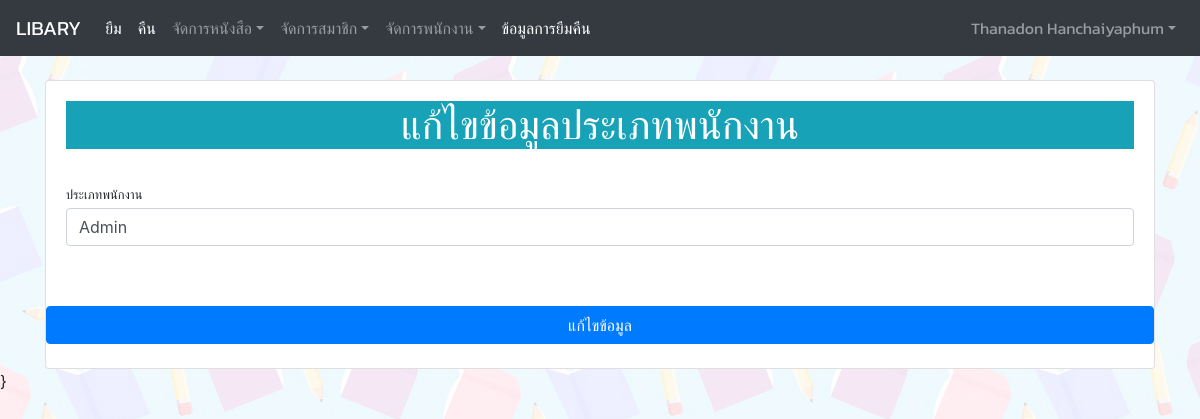
The app's page /admin/edit_stype.php?id_stype=1 (signed in) with its own data.
### tables this page shows
CREATE TABLE `staff` (
  `id_staff` tinyint(3) UNSIGNED ZEROFILL NOT NULL,
  `name_staff` varchar(60) NOT NULL,
  `lname_staff` varchar(40) NOT NULL,
  `id_stype` tinyint(2) NOT NULL,
  `username` varchar(50) NOT NULL,
  `password` int(11) NOT NULL
);

CREATE TABLE `stype` (
  `id_stype` int(1) NOT NULL,
  `stype` varchar(40) NOT NULL
);

### admin/edit_stype.php (the view, shortened to what this page needs)
<?php
include('../condb.php');
$id_stype = $_GET['id_stype'];
$stype ="SELECT * FROM stype WHERE id_stype='$id_stype'" or die("Error:" . mysqli_error());
$sty = mysqli_query($con, $stype);
$s = mysqli_fetch_array($sty);
?>
<!doctype html>
<html lang="en">
  <head>
    <link rel="stylesheet" href="https://cdn.jsdelivr.net/npm/bootstrap@4.5.3/dist/css/bootstrap.min.css">
    <link rel="stylesheet" href="../stly.css">
    <link href="https://cdn.datatables.net/1.10.22/css/jquery.dataTables.min.css" rel="stylesheet">
  </head>
  <body>
   <?php include 'admin_nav.php'?>
   <br>
   <div class="container">
     <div class="card">
        <div class="card-body">
        <h1 class="text-center bg-info text-white">แก้ไขข้อมูลประเภทพนักงาน</h1>
    <form action="../check/update_stype.php" method="post" name="form1" id="form1">
      <br>
      <div class="form-group">
        <label class="small mb-1" for="inputPassword">ประเภทพนักงาน</label>
        <input class="form-control" id="stype" name="stype" type="text" value="<?php echo $s["stype"]?>" required />
    </div>
  </div>
  <br>
  <button type="submit" class="btn btn-primary btn-block">แก้ไขข้อมูล</button>
<br>
    </div>
</div>
}
</body>
</html>

### admin/admin_nav.php (shortened to what this page needs)
<?php
include('../condb.php');
$id_staff = $_SESSION['id_staff'];
$query ="SELECT * FROM staff WHERE id_staff='$id_staff'" or die("Error:" . mysqli_error());
$result = mysqli_query($con, $query);
$row = mysqli_fetch_array($result);
?>
<nav class="sb-topnav navbar navbar-expand navbar-dark bg-dark ">
            <a class="navbar-brand" href="../admin/admin_page.php">LIBARY</a>
    <div class="collapse navbar-collapse" id="navbarSupportedContent">
    <ul class="navbar-nav mr-auto">
      <li class="nav-item active">
        <a class="nav-link" href="../admin/borrow.php">ยืม <span class="sr-only">(current)</span></a>
      </li>
      <li class="nav-item active">
        <a class="nav-link" href="../admin/return.php">คืน <span class="sr-only">(current)</span></a>
      </li>
      <li class="nav-item dropdown">
    <a class="nav-link dropdown-toggle" data-toggle="dropdown" href="#" role="button" aria-haspopup="true" aria-expanded="false">จัดการหนังสือ</a>
      </li>
      <li class="nav-item dropdown">
    <a class="nav-link dropdown-toggle" data-toggle="dropdown" href="#" role="button" aria-haspopup="true" aria-expanded="false">จัดการสมาชิก</a>
      </li>
      <li class="nav-item dropdown">
    <a class="nav-link dropdown-toggle" data-toggle="dropdown" href="#" role="button" aria-haspopup="true" aria-expanded="false">จัดการพนักงาน</a>
      </li>
      <li class="nav-item active">
        <a class="nav-link" href="../admin/report.php">ข้อมูลการยืมคืน <span class="sr-only">(current)</span></a>
      </li>
        </div>
            <ul class="navbar-nav ml-auto ml-md-0">
                <li class="nav-item dropdown">
                    <a class="nav-link dropdown-toggle" id="userDropdown" href="#" role="button" data-toggle="dropdown" aria-haspopup="true" aria-expanded="false"> <?php echo $row["name_staff"],"   ", $row["lname_staff"];?></a>
                </li>
            </ul>
        </nav>

### stly.css (style rules this page uses)
a,h5,h2,h3,h4,p,h1,li,ul,label { font-family: 'Kanit', sans-serif; }
body { background-image: url('img/bg.jpg'); }

### records on screen
staff: name_staff "Thanadon", lname_staff "Hanchaiyaphum"
stype: stype "Admin"
